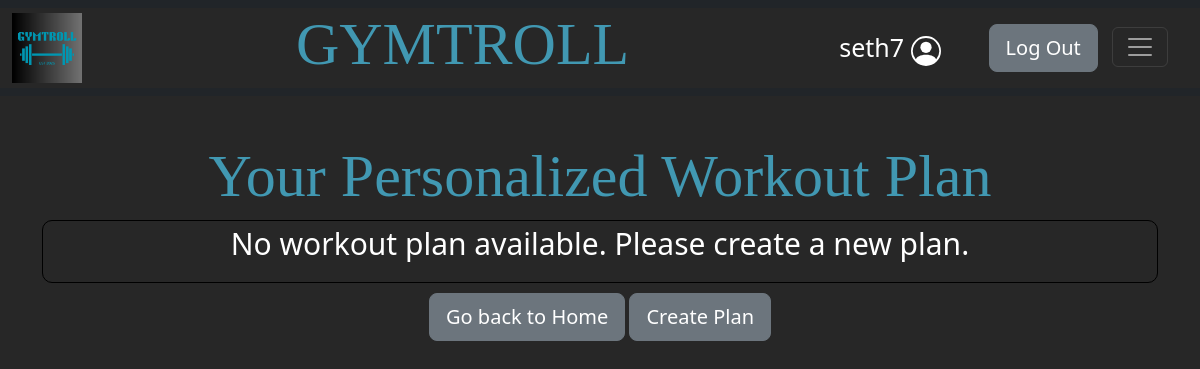
Before: /final_plan (signed in) with the older database file.
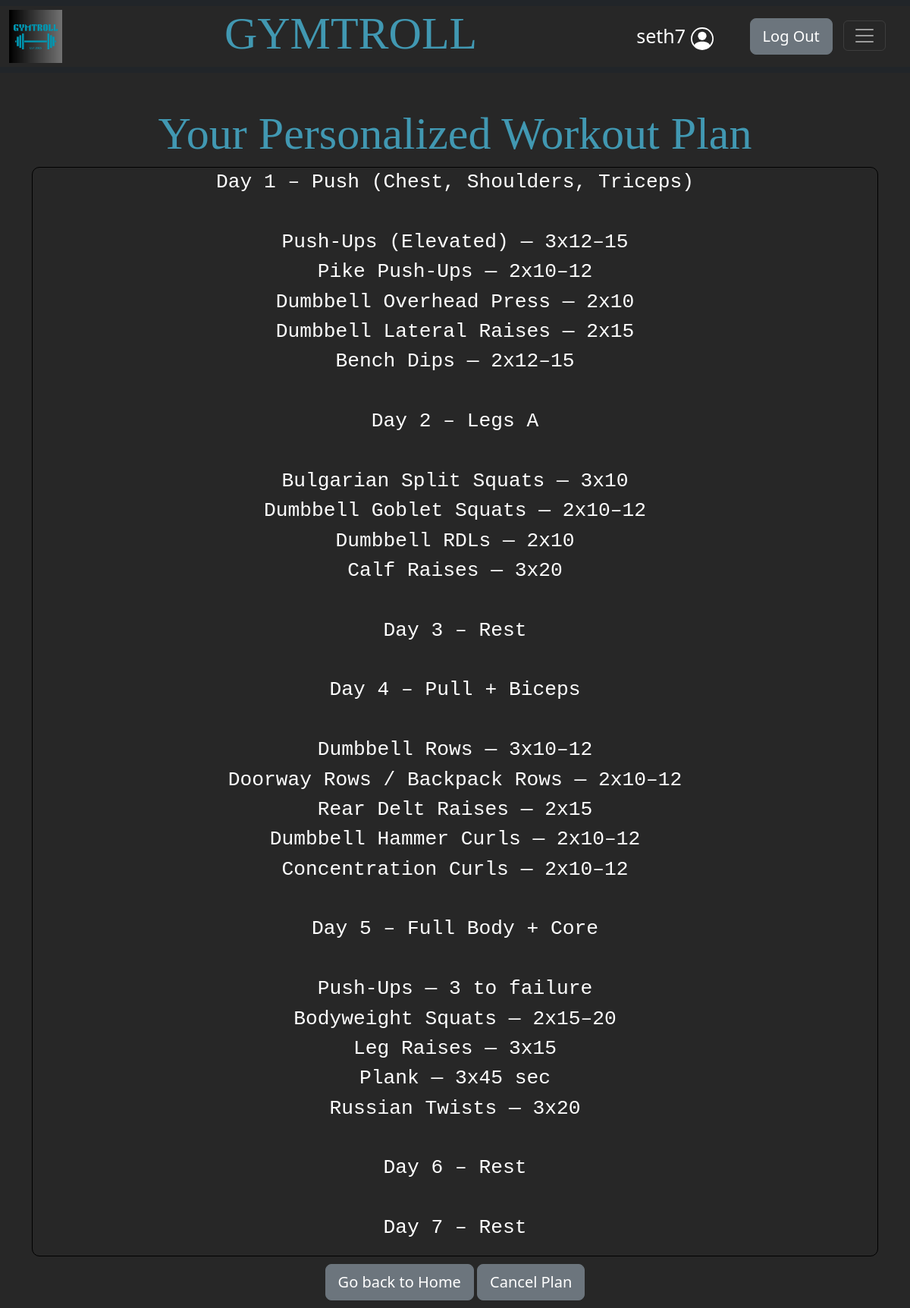
After: the same page with the newer database file.
### tables this page shows
CREATE TABLE "user_details" (`id` INTEGER NOT NULL PRIMARY KEY, `username` TEXT NOT NULL, `weight_kg` INTEGER NOT NULL, `desired_weight` INTEGER NOT NULL, `days_split` INTEGER NOT NULL, `goal` TEXT NOT NULL, `workout_type` TEXT NOT NULL, `last_workout_plan` TEXT, FOREIGN KEY (username) REFERENCES users (username));

### app.py (the view)
@app.route("/final_plan")
@login_required
def final_plan():
    connect = get_db_connection()
    cursor = connect.cursor()
    cursor.execute(
        "SELECT last_workout_plan FROM user_details WHERE username = ?",
        (session["username"],)
    )
    row = cursor.fetchone()
    workout_plan = row["last_workout_plan"] if row and row["last_workout_plan"] else None
    session["workout_plan"] = workout_plan
    return render_template("final_plan.html", workout_plan=workout_plan)

### app.py (called while the page is built)
def login_required(f):
    @wraps(f)
    def decorated_function(*args, **kwargs):
        if session.get("user_id") is None:
            return redirect('/login')
        return f(*args, **kwargs)
    return decorated_function

def get_db_connection():
    connection = sqlite3.connect("gymtroll.db")
    connection.row_factory = sqlite3.Row
    return connection

@app.after_request
def after_request(response):
    response.headers["Cache-Control"] = "no-cache, no-store, must-revalidate"
    response.headers["Expires"] = 0
    response.headers["Pragma"] = "no-cache"
    return response

### templates/final_plan.html (shortened to what this page needs)
{% extends "layout.html" %}
{% block main %}
<h1> Your Personalized Workout Plan</h1>
{% if workout_plan %}
<div style="color: white; font-size: 30px;" class="custom-container custom-plan fade-in" style="padding: 10px;">
    <pre>{{workout_plan}}</pre>
</div>
<div style="padding: 10px;">
    <button class="btn btn-secondary btn-lg" onclick="document.location='/'" type="button">Go back to Home</button>
    <button class="btn btn-secondary btn-lg" onclick="document.location='/cancel_plan'" type="button">Cancel Plan</button>
</div>
{% else %}
<div style="color: white; font-size: 30px;" class="custom-container custom-plan fade-in" style="padding: 10px;">
    <p>No workout plan available. Please create a new plan.</p>
</div>
<div style="padding: 10px;">
    <button class="btn btn-secondary btn-lg" onclick="document.location='/'" type="button">Go back to Home</button>
    <button class="btn btn-secondary btn-lg" onclick="document.location='/start_plan'" type="button">Create Plan</button>
</div>
{% endif %}
{% endblock %}

### templates/layout.html (shortened to what this page needs)
<!DOCTYPE html>
<html lang="en">
<head>
    <link href="https://cdn.jsdelivr.net/npm/bootstrap@5.2.3/dist/css/bootstrap.min.css" rel="stylesheet">
    <link rel="stylesheet" href="/static/style.css">
</head>
<body>
    <header>
        <nav class="navbar navbar-dark bg-dark fixed-top" id="navbar">
            <div class="container-fluid" >
              <a class="navbar-brand" href="/"><img src="/static/GYMTROLL.png" alt="GYMTROLL" height="70px" width="70px"></a>
              <h1>GYMTROLL</h1>
              <div class="buttons">
                {% if session["user_id"] %}
                <div class="container-fluid">
                    <div class="row align-items-center">
                        <div class="col-auto">
                            <div class="navbar-brand custom-welcome">{{session["username"]}} </div>
                        </div>
                        <div class="col text-end">
                            <button class="btn btn-secondary btn-lg custom-button" onclick="document.location='/logout'" type="button">Log Out</button>
                            <button class="navbar-toggler" type="button" data-bs-toggle="offcanvas" data-bs-target="#offcanvasDarkNavbar" aria-controls="offcanvasDarkNavbar">
                                <span class="navbar-toggler-icon"></span>
                            </button>
                        </div>
                    </div>
                </div>
                {% endif %}
              </div>
            </div>
        </nav>
    </header>
    <main class="container text-center main-content">
        {% block main %}{% endblock %}
    </main>
</body>
</html>

### static/style.css (style rules this page uses)
body { background-color: #272727 }
h1 { color: #4198B2; font-size: 60px; font-family: "COPPERPLATE"; }
nav { background-color: #272727; }
.col { padding-left: 20px; padding-right: 20px; }
.container-fluid { background-color: #272727; }
.custom-button { margin-right: 10px; }
.custom-plan { background-color: #272727; border: 1px solid black; border-radius: 10px; color: #4198B2; }
.custom-welcome { font-size: 25px; }
.main-content { padding-top: 140px; }
#navbar { position: fixed; top: 0; width: 100%; transition: top 0.3s; z-index: 1000; }
.fade-in { opacity: 0; transform: translateY(20px); animation: fadeIn 1s ease-out forwards; }

Changed rows visible on the page:
now on this page (row edited): user_details: username "seth7", last_workout_plan "Day 1 – Push (Chest, Shoulders, Triceps) Push-Ups (Elevated) — 3x12–15 Pike Push-Ups — 2x10–12 Dumbbell Overhead Press — 2x10 Dumbbell Lateral Raises — 2x15 Bench Dips — 2x12–15 Day 2 – Legs A Bulgarian Split Squats — 3x10 Dumbbell Goblet Squats — 2x10–12 Dumbbell RDLs — 2x10 Calf Raises — 3x20 Day 3 – Rest Day 4 – Pull + Biceps Dumbbell Rows — 3x10–12 Doorway Rows / Backpack Rows — 2x10–12 Rear Delt Raises — 2x15 Dumbbell Hammer Curls — 2x10–12 Concentration Curls — 2x10–12 Day 5 – Full Body + Core Push-Ups — 3 to failure Bodyweight Squats — 2x15–20 Leg Raises — 3x15 Plank — 3x45 sec Russian Twists — 3x20 Day 6 – Rest Day 7 – Rest"
Other visible differences:
{{ session["username"] }}: "seth7" → (not shown)
text no longer shown: "No workout plan available. Please create a new plan. Create Plan"
text now shown: "Cancel Plan"
